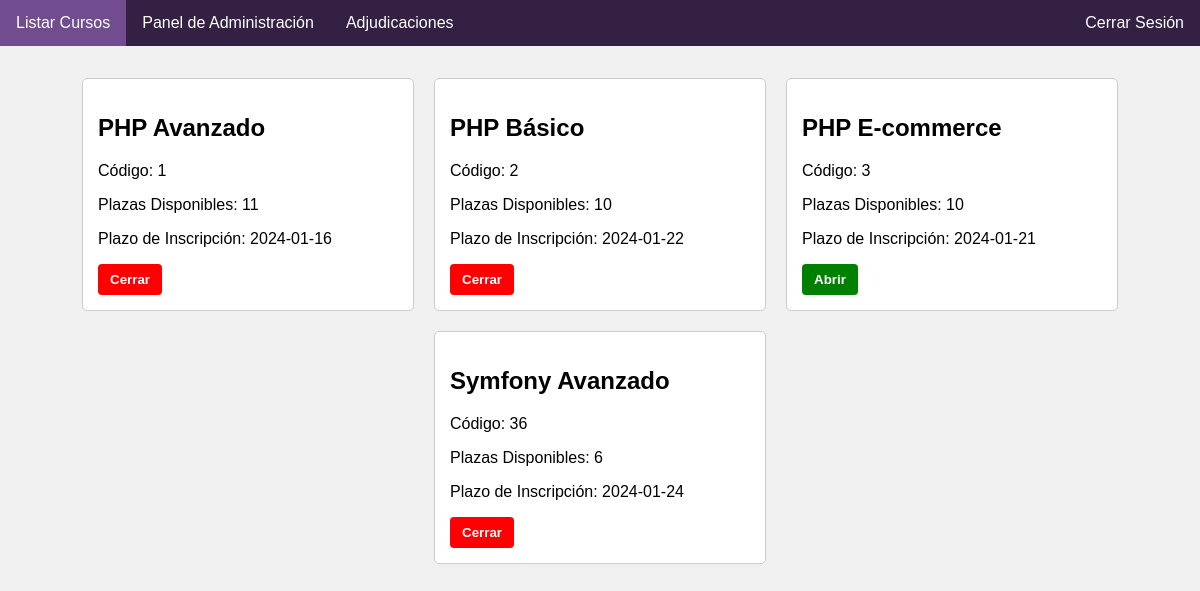
Screenshot of /listar_cursos.php?error=acceso-no-autorizado (signed in) with the database file from the repository.
### tables this page shows
CREATE TABLE `cursos` (
  `codigo` int(11) NOT NULL,
  `nombre` varchar(50) DEFAULT NULL,
  `abierto` tinyint(1) DEFAULT NULL,
  `numeroplazas` int(2) DEFAULT NULL,
  `plazoinscripcion` date NOT NULL
);

### listar_cursos.php (the view, shortened to what this page needs)
<?php
include_once 'menu.php';
require_once 'conecta.php';
$sql = "SELECT * FROM cursos ORDER BY nombre";
$result = mysqli_query($conexion, $sql);
$rol = isset($_SESSION['tipoUsuario']) ? $_SESSION['tipoUsuario'] : '';
$dni = isset($_SESSION['dni']) ? $_SESSION['dni'] : '';
?>
<!DOCTYPE html>
<html lang="en">
<head>
</head>
<body>
    <div id="cursos-container">
        <?php
        if ($result->num_rows > 0) {
            while ($row = $result->fetch_assoc()) {
                echo '<div class="card">';
                echo '<h2>' . $row['nombre'] . '</h2>';
                echo '<p>Código: ' . $row['codigo'] . '</p>';
                echo '<p>Plazas Disponibles: ' . $row['numeroplazas'] . '</p>';
                echo '<p>Plazo de Inscripción: ' . $row['plazoinscripcion'] . '</p>';
                if ($rol === 'administrador') {
                    if ($row['abierto'] == 1) {
                        echo '<button class="btn-cerrado">Cerrar</button>';
                    } else {
                        echo '<button class="btn-abrir">Abrir</button>';
                    }
                } else if ($rol === 'solicitante') {
                    if ($row['abierto'] == 0 || strtotime($row['plazoinscripcion']) < strtotime(date('Y-m-d'))) {
                        echo '<button class="btn-cerrado" disabled>Cerrado</button>';
                    } else {
                        $queryVerificar = "SELECT COUNT(*) FROM solicitudes WHERE dni = ? AND codigocurso = ?";
                        $stmtVerificar = mysqli_prepare($conexion, $queryVerificar);
                        mysqli_stmt_bind_param($stmtVerificar, "si", $dni, $row['codigo']);
                        mysqli_stmt_execute($stmtVerificar);
                        mysqli_stmt_bind_result($stmtVerificar, $count);
                        mysqli_stmt_fetch($stmtVerificar);
                        mysqli_stmt_close($stmtVerificar);
                        $queryAdmitido = "SELECT COUNT(*) FROM solicitudes WHERE dni = ? AND codigocurso = ? AND admitido IS NOT NULL";
                        $stmtAdmitido = mysqli_prepare($conexion, $queryAdmitido);
                        mysqli_stmt_bind_param($stmtAdmitido, "si", $dni, $row['codigo']);
                        mysqli_stmt_execute($stmtAdmitido);
                        mysqli_stmt_bind_result($stmtAdmitido, $countAdmitido);
                        mysqli_stmt_fetch($stmtAdmitido);
                        mysqli_stmt_close($stmtAdmitido);
                        if ($countAdmitido > 0) {
                            echo '<button class="btn-ya-solicitado" disabled>Ya solicitado</button>';
                        } else {
                            echo '<form action="registrar_solicitud.php" method="post">';
                            echo '<input type="hidden" name="codigocurso" value="' . $row['codigo'] . '">';
                            echo '<button class="btn-solicitar">Solicitar</button>';
                            echo '</form>';
                        }
                    }
                }
                echo '</div>';
            }
        } else {
            echo "No hay cursos disponibles.";
        }
        ?>
    </div>
</body>
</html>

### menu.php (style rules this page uses)
body { font-family: Arial, sans-serif; background-color: #f0f0f0; margin: 0; padding: 0; }

### listar_cursos.php (style rules this page uses)
#cursos-container { display: flex; flex-wrap: wrap; justify-content: center; gap: 20px; padding: 2em; }
.card { border: 1px solid #ccc; border-radius: 5px; padding: 15px; width: 300px; background-color: #fff; }
.btn-solicitar, .btn-cerrado, .btn-abrir, .btn-ya-solicitado { font-weight: bolder; padding: 8px 12px; border: none; border-radius: 4px; cursor: pointer; }
.btn-cerrado { background-color: red; color: white; }
.btn-abrir { background-color: green; color: white; }

### rows the page displays
cursos: nombre "PHP Avanzado", codigo "1", numeroplazas "11", plazoinscripcion "2024-01-16", abierto "Cerrar"
cursos: nombre "PHP Básico", codigo "2", numeroplazas "10", plazoinscripcion "2024-01-22", abierto "Cerrar"
cursos: nombre "PHP E-commerce", codigo "3", numeroplazas "10", plazoinscripcion "2024-01-21", abierto "Abrir"
cursos: nombre "Symfony Avanzado", codigo "36", numeroplazas "6", plazoinscripcion "2024-01-24", abierto "Cerrar"
